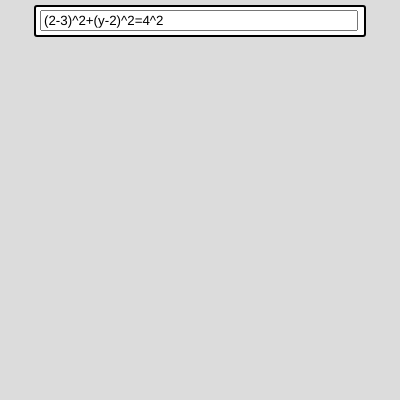
Frame 1 (no input)
Frame 60 (no input): identical to frame 1, image omitted
Frame 120 (the mouse pressed at the canvas centre since frame 60): identical to frame 1, image omitted

The p5.js sketch that drew this single still picture (run headless with seeded random() and noise() and a simulated clock; from frame 60 on, the mouse is pressed at the canvas centre):

// p5.js sketch
// ── sketch.js
let xValue, aValue, bValue, rValue;
let y1, y2;
let cirkelForskrift = '(2-3)^2+(y-2)^2=4^2';
let inputChanged = false;

function setup() {
  createCanvas(400, 400);
  stringInp = createInput(cirkelForskrift);
  stringInp.attribute('placeholder', 'Skriv forskrift og definer x: (x-a)^2+(y-b)^2=r^2');
  stringInp.size(310);
  stringInp.position(40, 10);
}

function draw() {
  background(220);
  strokeWeight(2);
  rect(35, 6, 330, 30, 2);

  if (keyIsPressed) {
    inputChanged = true;
  }

  if (inputChanged) {
    calculateY();
    console.log("y1 er " + y1);
    console.log("y2 er " + y2);
    inputChanged = false;
  }
}

function calculateY() {
  cirkelForskrift = stringInp.value();

  let currentNumber = "";
  let numCount = 1; // Initialize numCount outside the loop

  for (let i = 0; i < cirkelForskrift.length; i++) {
    let currentChar = cirkelForskrift.charAt(i);

    if (/\d/.test(currentChar) && cirkelForskrift.charAt(i - 1) !== '^') {
      currentNumber += currentChar;
    } else {
      if (currentNumber !== "") {
        switch (numCount) {
          case 1:
            xValue = parseInt(currentNumber);
            console.log("x " + xValue);
            numCount++;
            break;
          case 2:
            aValue = parseInt(currentNumber);
            console.log("a " + aValue);
            numCount++;
            break;
          case 3:
            bValue = parseInt(currentNumber);
            console.log("b " + bValue);
            numCount++;
            break;
          case 4:
            rValue = parseInt(currentNumber);
            console.log("r " + rValue);
            numCount++;
            break;
          default:
            numCount = 1;
            break;
        }
        currentNumber = "";
      }
    }
  }

  let discriminant = sq(2 * bValue) - 4 * (sq(xValue - aValue) + sq(bValue) - sq(rValue));
  console.log("Discriminant: " + discriminant);

  if (discriminant >= 0) {
    y1 = bValue + sqrt(discriminant) / 2;
    y2 = bValue - sqrt(discriminant) / 2;
    console.log("y1: " + y1);
    console.log("y2: " + y2);
  } else {
    console.log("Y har ingen løsninger");
  }
}
